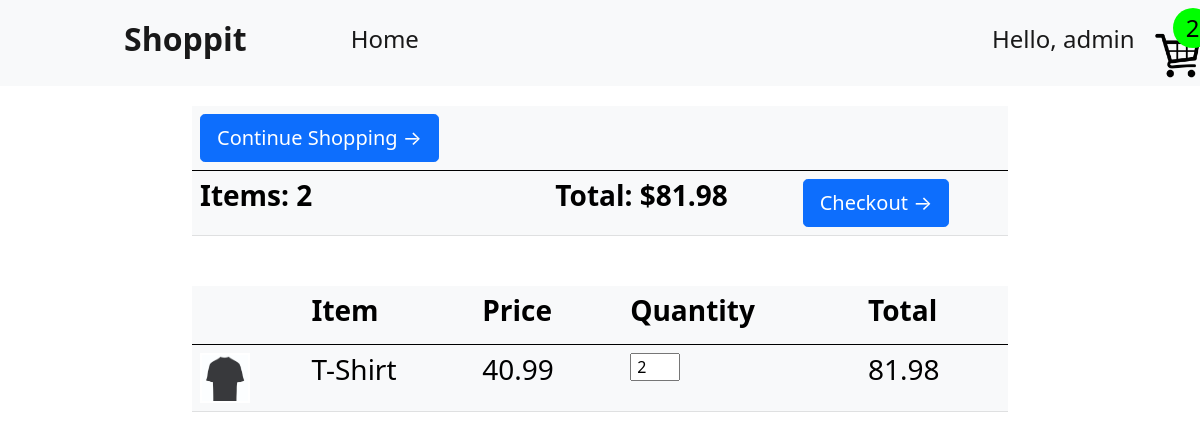
/cart/ (signed in), run on an earlier commit of the app's database.
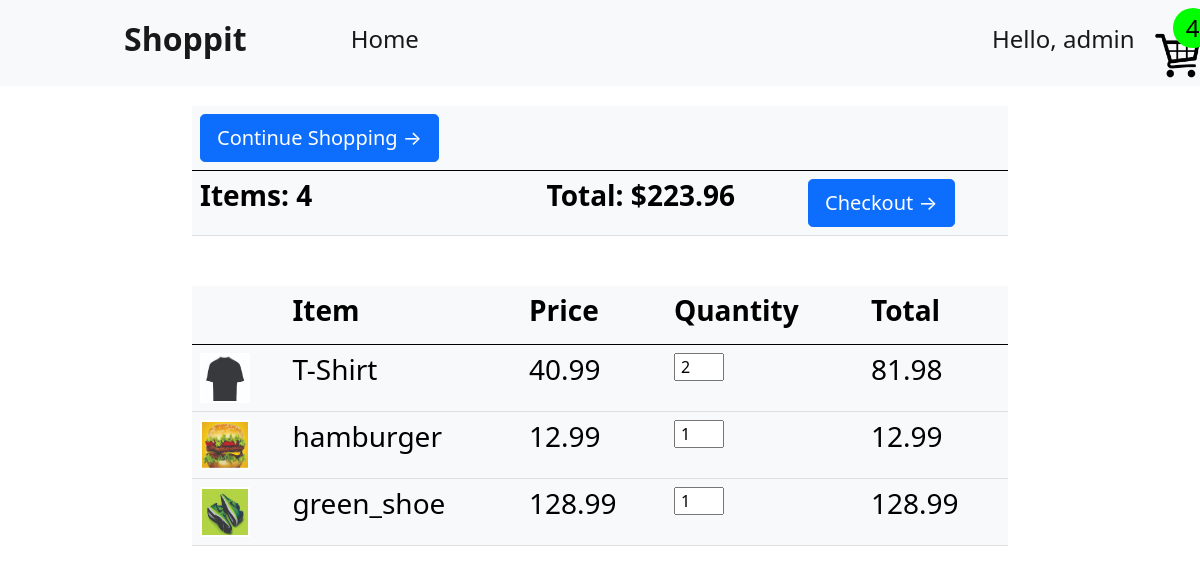
And on a later commit of the database.
### store/models.py (models this page shows, shortened)
class Cart(models.Model):
    customer = models.ForeignKey(Customer, on_delete=models.CASCADE)
    cart_id = models.UUIDField(default=uuid.uuid4, unique=True, editable=False)
    completed = models.BooleanField(default=False)
    @property
    def get_cart_total(self):
        cartitems = self.cartitems_set.all()
        total = sum([item.get_total for item in cartitems])
        return total
    @property
    def get_itemtotal(self):
        cartitems = self.cartitems_set.all()
        total = sum([item.quantity for item in cartitems])
        return total

class Cartitems(models.Model):
    cart = models.ForeignKey(Cart, on_delete=models.CASCADE)
    product =  models.ForeignKey(Product, on_delete=models.CASCADE)
    quantity = models.IntegerField(default=0)
    @property
    def get_total(self):
        total = self.quantity * self.product.price
        if total == 0.00:
            self.delete()
        return total

class Product(models.Model):
    name =  models.CharField(max_length=50)
    price = models.FloatField(default=10.55)
    image = models.ImageField()

### store/views.py (the view)
# urls.py: path('cart/' , views.cart , name='cart'),
def cart(request):
    if request.user.is_authenticated:
        customer = request.user.customer
        cart , created  = Cart.objects.get_or_create(customer=customer , completed=False)
        cartitems = cart.cartitems_set.all()
    else:
        cartitems = []
        cart = {"get_cart_total": 0, "get_itemtotal": 0}
    context = {
        'cartitems' : cartitems, 'cart':cart
    }
    return render(request , 'cart.html', context)

### templates/cart.html
{% extends 'base.html' %}
{% block content %}
<div class = 'container' style = "width: 70%">
    <table class="table table-light table-hover">
        <thead>
          <tr>
            <th scope="col"><button type="button" class="btn btn-primary btn-lg">Continue Shopping →</button></th>
            <th scope="col"></th>
            <th scope="col"></th>
            <th scope="col"></th>
          </tr>
        </thead>
        <tbody>
          <tr>
            <th scope="row"><h3><strong>Items: {{cart.get_itemtotal}}</strong></h3></th>
            <td></td>
            <td><h3><strong>Total: ${{cart.get_cart_total|floatformat:2}}</strong></h3></td>
            <td>
              <a href="{% url 'checkout' %}"><button type="button" class="btn btn-primary btn-lg"> Checkout →</button>
              </button></a>
          </td>
          </tr>
        </tbody>
      </table>
    </div>
<div class = 'container' style = 'margin-top: 50px; width: 70%'>
<table class="table table-light table-hover">
    <thead>
      <tr>
        <th scope="col"></th>
        <th scope="col"><h3><strong>Item</strong></h3></th>
        <th scope="col"><h3><strong>Price</strong></h3></th>
        <th scope="col"><h3><strong>Quantity</strong></h3></th>
        <th scope="col"><h3><strong>Total</strong></h3></th>
      </tr>
    </thead>
    <tbody>
      {% for item in cartitems %}
      <tr>
        <th scope="row"><div id = "cart_image"><img src = {{item.product.image.url}}></div></th>
        <td><h3>{{item.product.name}}</h3></td>
        <td><h3>{{item.product.price}}</h3></td>
        <td><input type = 'number' class = 'quantity' value = "{{item.quantity}}" style = 'width: 50px; padding-left: 5px'></td>
        <td><h3>{{item.get_total | floatformat:2}}</h3></td>
      </tr>
      {% endfor %}
    </tbody>
  </table>
</div>
{% endblock %}

### templates/base.html (shortened to what this page needs)
<!DOCTYPE html>
<html lang="en">
    {% load static %}
<head>
    <link href="https://cdn.jsdelivr.net/npm/bootstrap@5.0.0-beta3/dist/css/bootstrap.min.css" rel="stylesheet">
    <link rel="stylesheet" href="https://cdn.jsdelivr.net/npm/uikit@3.6.22/dist/css/uikit.min.css" />
    <link rel ='stylesheet' href = "{% static 'css/style.css' %}">
</head>
<body>
    <nav class="navbar navbar-expand-lg navbar-light bg-light">
        <div class="container-fluid">
          <a class="navbar-brand" href="#"><h2><strong>Shoppit</strong></h2></a>
          <div class="collapse navbar-collapse" id="navbarSupportedContent">
            <ul class="navbar-nav me-auto mb-2 mb-lg-0">
              <li class="nav-item">
                <a class="nav-link active" aria-current="page" href="{% url 'store' %}"><h4>Home</h4></a>
              </li>
              <li class="nav-item">
                <a class="nav-link active" aria-current="page" href=""><h4>Hello, {{user}}</h4></a>
              </li>
            </ul>
            <form class="d-flex">
              <a href = "{% url 'cart' %}">
                <div class ='cart_container'>
                <img src = "{% static 'image/cart1.png' %}">
                <div class = 'cart-item-count'><h4>{{cart.get_itemtotal}}</h4></div>
            </div>
          </a>
            </form>
          </div>
        </div>
      </nav>
      {% block content %}
      {% endblock %}
</body>
</html>

### static/css/style.css (style rules this page uses)
* { padding: 0px; margin: 0px; box-sizing: border-box; }
.navbar-nav { width: 800px !important; justify-content: space-between !important; }
.me-auto { margin-left: 5rem !important; }
.navbar-brand { margin-left: 7rem; }
.container-fluid { display: flex !important; justify-content: space-evenly; }
.container { margin: auto; margin-top: 20px; }
#cart_image { width: 50px; height: 50px; border: 2px solid white; }
#cart_image img { width: 100%; height: 100%; }
.cart_container { width: 70px; height: 70px; border-radius: 5px; display: flex; flex-direction: column; align-items: center; justify-content: end; position: relative; }
.cart_container img { width: 65%; height: 65%; }
.cart-item-count { width: 40px; height: 40px; border-radius: 50%; background-color: lime; position: absolute; top: 0px; right: 0px; display: flex; align-items: center; justify-content: center; color: black }
.cart-item-count h4 { margin: 0px !important; }

What changed in the data, as far as the page shows it:
computed for Cart: get_itemtotal "2" → "4"; get_cart_total "81.98" → "223.96"
added Cartitems: product.image (picture), product.name "hamburger", product.price "12.99", quantity "1", get_total "12.99"
added Cartitems: product.image (picture), product.name "green_shoe", product.price "128.99", quantity "1", get_total "128.99"
